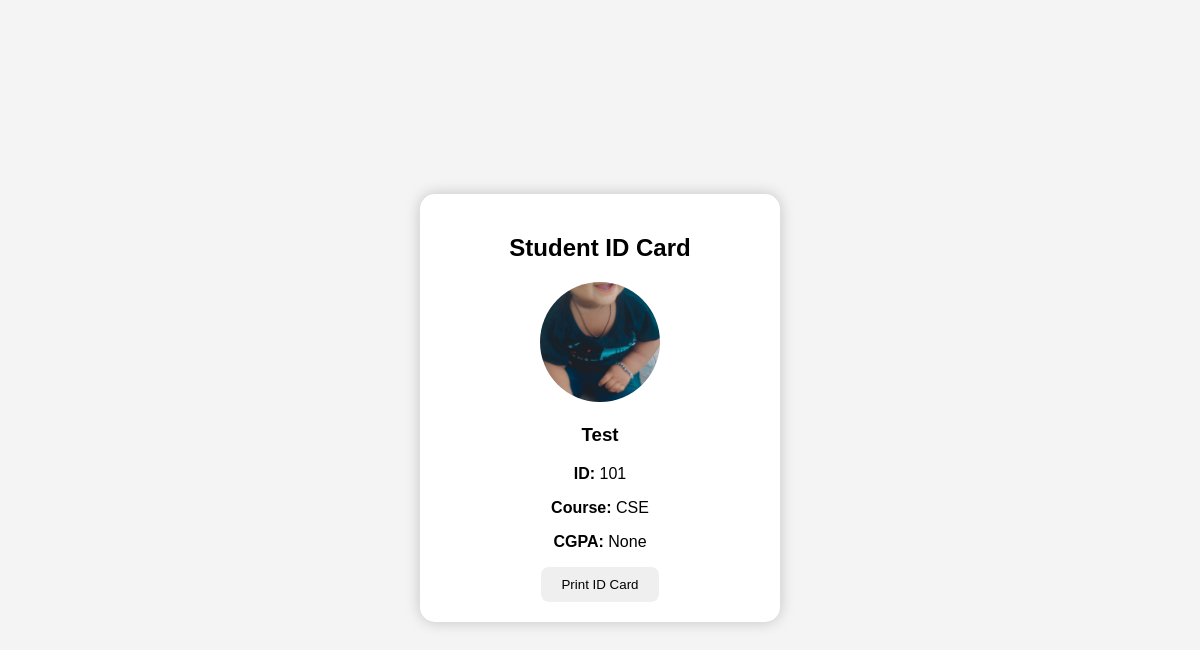
Page /idcard/101 (signed in) on the committed database.
### tables this page shows
CREATE TABLE students (
            id TEXT PRIMARY KEY,
            name TEXT NOT NULL,
            course TEXT NOT NULL
        , photo TEXT, cgpa REAL);

### app.py (the view)
@app.route('/idcard/<string:id>')
def id_card(id):
    if 'admin' not in session:
        return redirect('/login')
    conn = sqlite3.connect("students.db")
    cursor = conn.cursor()
    cursor.execute("SELECT * FROM students WHERE id=?", (id,))
    student = cursor.fetchone()
    conn.close()
    return render_template("idcard.html", student=student)

### templates/idcard.html (shortened to what this page needs)
<!DOCTYPE html>
<html>
<head>
</head>
<body>
<div class="card">
    <h2>Student ID Card</h2>
    {% if student[3] %}
    <img src="{{ url_for('static', filename='uploads/' + student[3]) }}">
    {% endif %}
    <h3>{{ student[1] }}</h3>
    <p><b>ID:</b> {{ student[0] }}</p>
    <p><b>Course:</b> {{ student[2] }}</p>
    <p><b>CGPA:</b> {{ student[4] }}</p>
    <button onclick="window.print()" class="btn">
        Print ID Card
    </button>
</div>
</body>
</html>

### templates/idcard.html (style rules this page uses)
body { font-family: Arial, sans-serif; background:#f4f4f4; display:flex; justify-content:center; align-items:center; height:100vh; }
.card { width:320px; background:white; padding:20px; border-radius:15px; text-align:center; box-shadow:0 0 15px rgba(0,0,0,0.2); }
.card img { width:120px; height:120px; border-radius:50%; object-fit:cover; }
.btn { padding:10px 20px; border:none; border-radius:8px; cursor:pointer; }

### rows in the picture
students: photo (picture), name "Test", id "101", course "CSE"

### other values in the picture
{{ student[4] }} "None"
